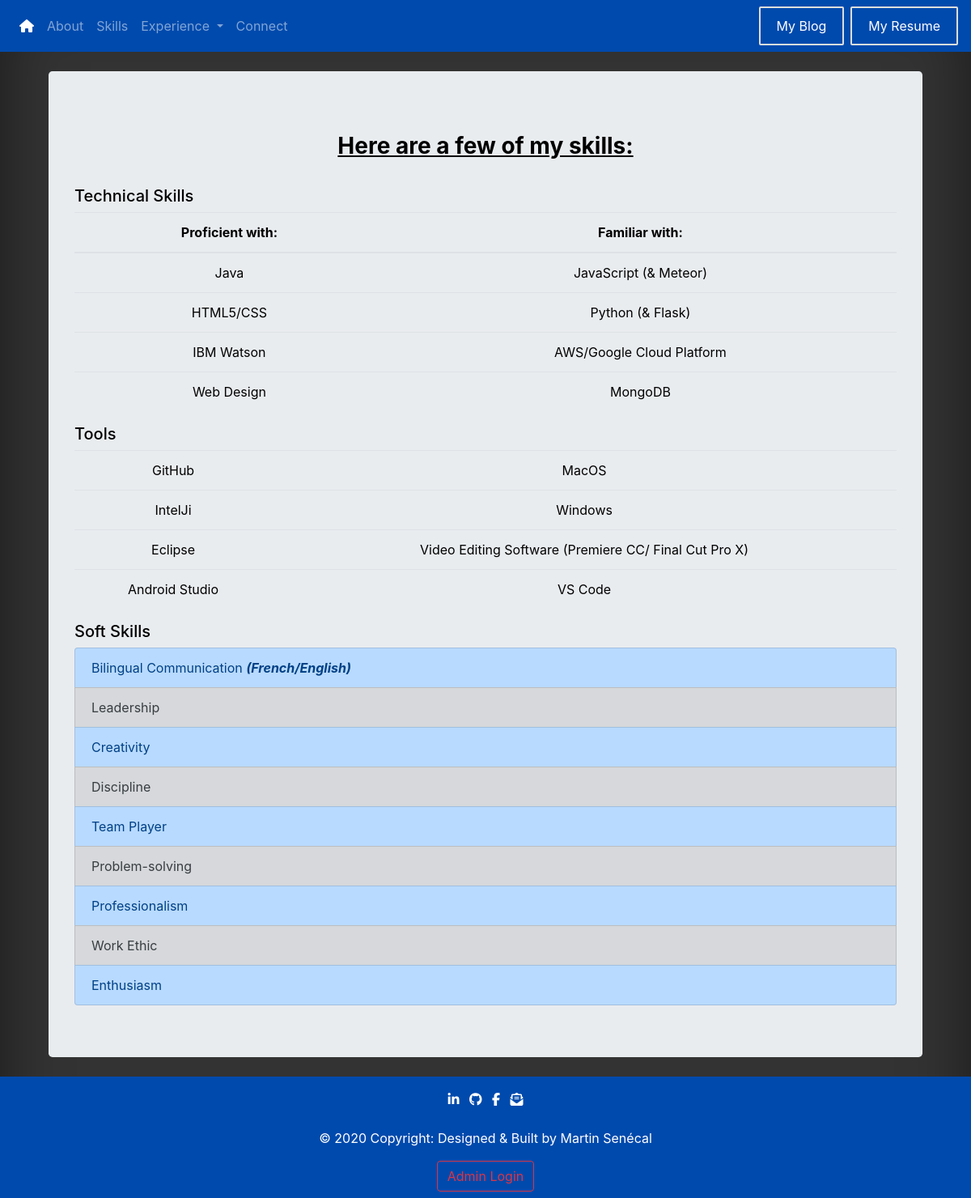
/skills, run on an earlier commit of the app's database.
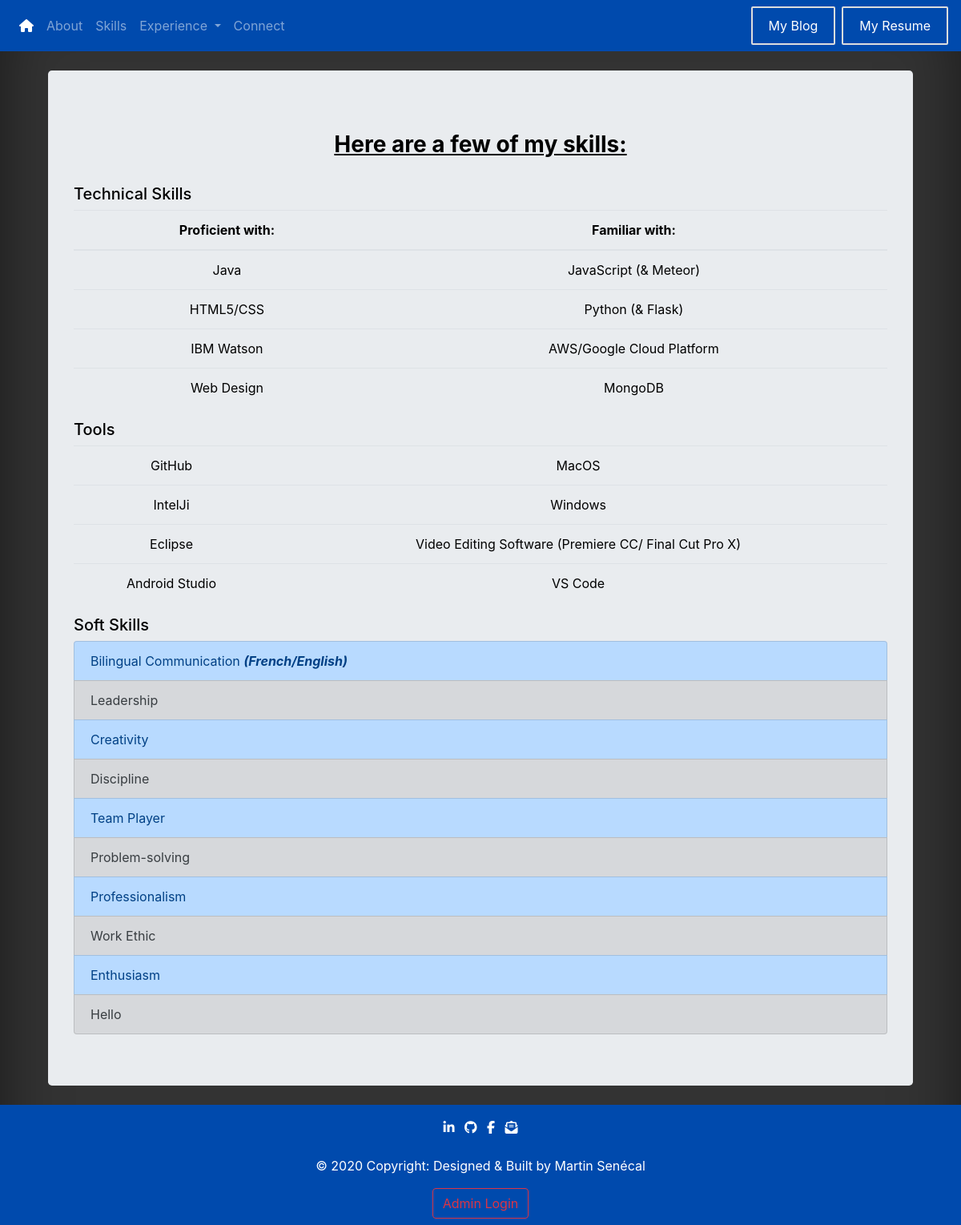
And on a later commit of the database.
### portfolio/models.py (models this page shows, shortened)
class Skill(db.Model):
    id = db.Column(db.Integer, primary_key=True)
    type = db.Column(db.String(15), nullable=False)
    content = db.Column(db.String(80), nullable=False)

### portfolio/main/routes.py (the view)
@main.route('/skills')
def skills():
    skills_content = Skill.query.all()  # Query of all the skills in the database
    return render_template("skills.html", skills=skills_content)  # Returning skills content inside the templates

### portfolio/templates/skills.html (shortened to what this page needs)
{% extends "base.html" %}
{% block body %}
    <div class="container">
        <div class="jumbotron my-4 ">
            <h3 id="skillsTitle"><u><strong>Here are a few of my skills:</strong></u></h3>
            <br>
            <h5>Technical Skills</h5>
            <table class="table table-hover">
                <thead>
                <tr>
                    <th>Proficient with:</th>
                    <th>Familiar with:</th>
                </tr>
                </thead>
                <tbody>
                <tr>
                    <td>Java</td>
                    <td>JavaScript (& Meteor)</td>
                </tr>
                <tr>
                    <td>HTML5/CSS</td>
                    <td>Python (& Flask)</td>
                </tr>
                <tr>
                    <td>IBM Watson</td>
                    <td>AWS/Google Cloud Platform</td>
                </tr>
                <tr>
                    <td>Web Design</td>
                    <td>MongoDB</td>
                </tr>
                </tbody>
            </table>
            <h5>Tools</h5>
            <table class="table table-hover">
                <tbody>
                <tr>
                    <td>GitHub</td>
                    <td>MacOS</td>
                </tr>
                <tr>
                    <td>IntelJi</td>
                    <td>Windows</td>
                </tr>
                <tr>
                    <td>Eclipse</td>
                    <td>Video Editing Software (Premiere CC/ Final Cut Pro X)</td>
                </tr>
                <tr>
                    <td>Android Studio</td>
                    <td>VS Code</td>
                </tr>
                </tbody>
            </table>
            <h5>Soft Skills</h5>
            <div class="list-group">
                <a href="#" class="list-group-item list-group-item-action list-group-item-primary">Bilingual
                    Communication <em><strong>(French/English)</strong></em></a>
                {% for skill in skills %}
                    {% if loop.index%2==0 %}
                        <a href=""
                           class="list-group-item list-group-item-action list-group-item-primary">{{ skill.content }}</a>
                    {% else %}
                        <a href=""
                           class="list-group-item list-group-item-action list-group-item-secondary"> {{ skill.content }} </a>
                    {% endif %}
                {% endfor %}
            </div>
        </div>
    </div>
{% endblock %}

What changed in the data, as far as the page shows it:
added Skill: content "Hello"
